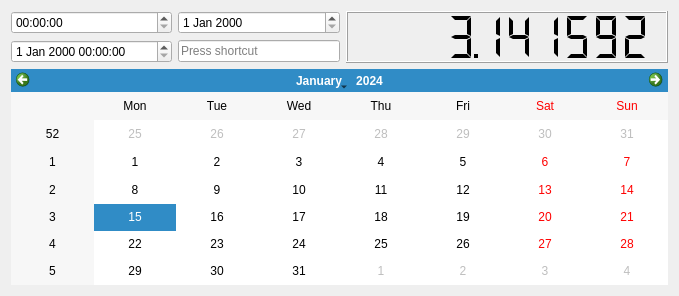
          <widget class="QWidget" name="page_3">
           <property name="geometry">
            <rect>
             <x>0</x>
             <y>0</y>
             <width>679</width>
             <height>296</height>
            </rect>
           </property>
           <attribute name="label">
            <string>Date controls</string>
           </attribute>
           <layout class="QGridLayout" name="gridLayout_9" columnstretch="1,1,2">
            <item row="0" column="2" rowspan="2">
             <widget class="QLCDNumber" name="lcdNumber">
              <property name="smallDecimalPoint">
               <bool>true</bool>
              </property>
              <property name="digitCount">
               <number>10</number>
              </property>
              <property name="segmentStyle">
               <enum>QLCDNumber::Flat</enum>
              </property>
              <property name="value" stdset="0">
               <double>3.141592000000000</double>
              </property>
             </widget>
            </item>
            <item row="0" column="0">
             <widget class="QTimeEdit" name="timeEdit"/>
            </item>
            <item row="1" column="0">
             <widget class="QDateTimeEdit" name="dateTimeEdit"/>
            </item>
            <item row="0" column="1">
             <widget class="QDateEdit" name="dateEdit"/>
            </item>
            <item row="1" column="1">
             <widget class="QKeySequenceEdit" name="keySequenceEdit"/>
            </item>
            <item row="2" column="0" colspan="3">
             <widget class="QCalendarWidget" name="calendarWidget"/>
            </item>
           </layout>
          </widget>
